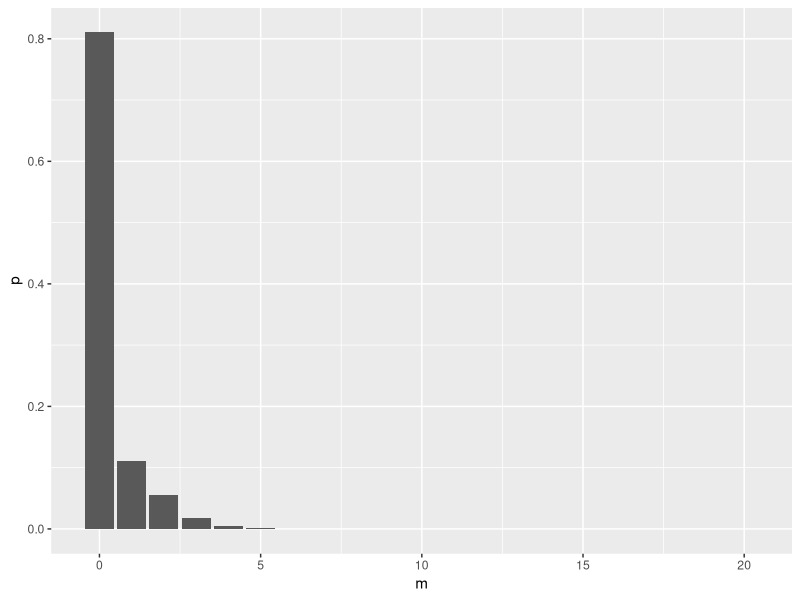
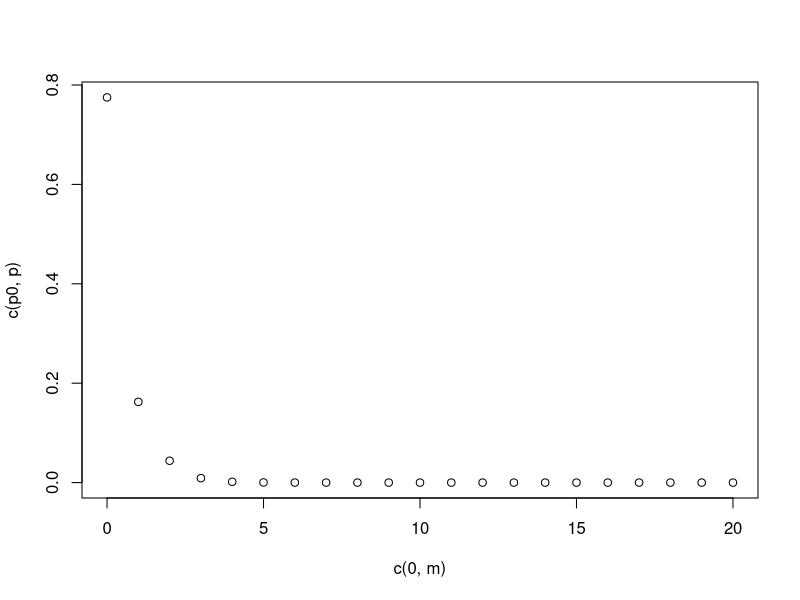

Write the R code that produced these figures, in order.
## ---- chunk 1
library(ggplot2)
m = 1:20
lambda=1
plogit = 0.7
p0=plogit+(1-plogit)*exp(-lambda)
p=(1-plogit)*(exp(-lambda)*lambda^m)/(factorial(m))
data=data.frame(m=c(0,m),p=c(p0,p))
ggplot(data, aes(x=m, y=p)) + 
  geom_bar(stat = "identity")
## ---- chunk 2
data = read.csv("data/corruption.csv")
library(pscl)
# preditoras poission | preditoras Bernoulli 
modelo_zip = zeroinfl(formula = violations ~ staff+post+corruption | corruption,data=data,dist="poisson")
summary(modelo_zip)
## ---- chunk 3
logLik(modelo_zip)
## ---- chunk 4
library(MASS)
modelo_poisson = glm(violations ~ staff + post + corruption, data=data, family = "poisson")
modelo_binomial_negativo = glm.nb(formula = violations ~ staff+post+corruption, data=data)
## ---- chunk 5
vuong(m1=modelo_poisson, m2=modelo_zip)
## ---- chunk 6
library(lmtest)
lrtest(modelo_poisson,modelo_zip)
## ---- chunk 7
predict(object = modelo_zip,
        newdata=data.frame(staff=23,post="no",corruption=0.5),type="response")
## ---- chunk 8
staff=23
postyes=0
corruption=0.5

a=-1.6117 - 0.9524*corruption
b=2.488857 + staff*0.020020 -4.287651*postyes + 0.093714*corruption

(1 - ( 1/ (1+exp(-a)) ) )* exp(b)

## ---- chunk 9
library(ggplot2)
m = 1:20
lambda=2
plogit = 0.7
theta = 2
delta = 2

p0=plogit+(1-plogit)*(1/(1+theta^-1 * lambda)^theta)

p=(1-plogit)* ( delta^theta*m^(theta-1)*exp(-m*delta) )/(factorial(theta-1))
plot(c(0,m),c(p0,p))

## ---- chunk 10
library(pscl)
modelo_zinb = zeroinfl(formula = violations ~ staff+post+corruption | corruption,data=data,dist="negbin")
summary(modelo_zinb)
## ---- chunk 11
logLik(modelo_zinb)
## ---- chunk 12
modelo_zinb$theta
## ---- chunk 13
vuong(m1=modelo_binomial_negativo, m2=modelo_zinb)
## ---- chunk 14
library(lmtest)
lrtest(modelo_binomial_negativo,modelo_zinb)
## ---- chunk 15
predict(object = modelo_zinb, newdata=data.frame(staff=23,post="no",corruption=0.5),type="response")
## ---- chunk 16
predict(object = modelo_binomial_negativo, newdata=data.frame(staff=28,post="no",corruption=1),type="response")
